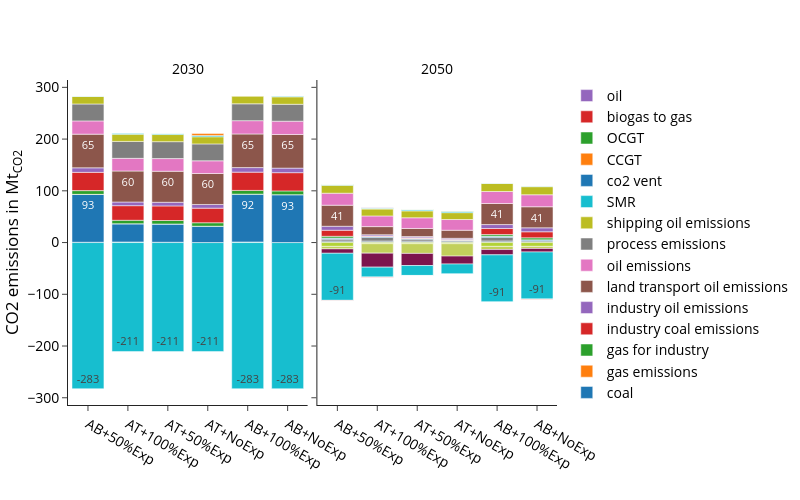

The notebook cell this image was saved under:
### Code cell
fig_name = "co2_emissions_mt"
fig = px.bar(
    df, 
    **fig_kwargs,
    labels={"value":"CO2 emissions in Mt<sub>CO2</sub>",
            "year":"",
            "variable":"", 
            "scen":""
            },
    color_discrete_map=colors["co2"],
    category_orders={
        "variable":list(colors["co2"].keys()),
        "scen": scen_order
        },
    #facet_col_wrap=1, facet_col_spacing=0.07,
)
fig.update_layout(legend_traceorder="reversed",)
update_layout(fig)

print("Totals per scenario and year:", supply_sum_df)
fig.show()
#save_plotly_fig(supply_df, fig, sdir, f"{idx_group_name}_{fig_name}")

### Figure 1 — Plotly figure (JSON) as saved in the notebook; plotly's stock layout.template omitted (floating-point values rounded to 4 significant figures)
{"data": [{"hovertemplate": "=%{x}<br>CO2 emissions in Mt<sub>CO2</sub>=%{text}<extra></extra>", "legendgroup": "Process emissions with CC", "marker": {"color": "#1c3f52", "pattern": {"shape": ""}}, "name": "Process emissions with CC", "orientation": "v", "showlegend": true, "text": [2.9, 2.9, 2.9, 2.9, 2.9, 2.9], "textangle": 0, "textposition": "inside", "texttemplate": "%{y:.0f}", "type": "bar", "x": ["AB+100%Exp", "AB+50%Exp", "AB+NoExp", "AT+100%Exp", "AT+50%Exp", "AT+NoExp"], "xaxis": "x2", "y": [2.9, 2.9, 2.9, 2.9, 2.9, 2.9], "yaxis": "y2"}, {"hovertemplate": "=%{x}<br>CO2 emissions in Mt<sub>CO2</sub>=%{text}<extra></extra>", "legendgroup": "Biomass for industry with CC", "marker": {"color": "#b2d235", "pattern": {"shape": ""}}, "name": "Biomass for industry with CC", "orientation": "v", "showlegend": true, "text": [-7.4, -7.4, -7.4, -2.2, -2.2, -2.2], "textangle": 0, "textposition": "inside", "texttemplate": "%{y:.0f}", "type": "bar", "x": ["AB+100%Exp", "AB+50%Exp", "AB+NoExp", "AT+100%Exp", "AT+50%Exp", "AT+NoExp"], "xaxis": "x2", "y": [-7.4, -7.4, -7.4, -2.2, -2.2, -2.2], "yaxis": "y2"}, {"hovertemplate": "=%{x}<br>CO2 emissions in Mt<sub>CO2</sub>=%{text}<extra></extra>", "legendgroup": "Biomass for CHP with CC", "marker": {"color": "#C2D05C", "pattern": {"shape": ""}}, "name": "Biomass for CHP with CC", "orientation": "v", "showlegend": true, "text": [-6.1, -4.9, -4.0, -18.3, -18.8, -24.0], "textangle": 0, "textposition": "inside", "texttemplate": "%{y:.0f}", "type": "bar", "x": ["AB+100%Exp", "AB+50%Exp", "AB+NoExp", "AT+100%Exp", "AT+50%Exp", "AT+NoExp"], "xaxis": "x2", "y": [-6.1, -4.9, -4.0, -18.3, -18.8, -24.0], "yaxis": "y2"}, {"hovertemplate": "=%{x}<br>CO2 emissions in Mt<sub>CO2</sub>=%{text}<extra></extra>", "legendgroup": "Gas for industry with CC", "marker": {"color": "#005b7f", "pattern": {"shape": ""}}, "name": "Gas for industry with CC", "orientation": "v", "showlegend": true, "text": [0.2, 0.2, 0.1, 0.1, 0.1, 0.1], "textangle": 0, "textposition": "inside", "texttemplate": "%{y:.0f}", "type": "bar", "x": ["AB+100%Exp", "AB+50%Exp", "AB+NoExp", "AT+100%Exp", "AT+50%Exp", "AT+NoExp"], "xaxis": "x2", "y": [0.2, 0.2, 0.1, 0.1, 0.1, 0.1], "yaxis": "y2"}, {"hovertemplate": "=%{x}<br>CO2 emissions in Mt<sub>CO2</sub>=%{text}<extra></extra>", "legendgroup": "Direct air capture", "marker": {"color": "#7c154d", "pattern": {"shape": ""}}, "name": "Direct air capture", "orientation": "v", "showlegend": true, "text": [-10.3, -8.4, -6.8, -27.0, -23.4, -15.3], "textangle": 0, "textposition": "inside", "texttemplate": "%{y:.0f}", "type": "bar", "x": ["AB+100%Exp", "AB+50%Exp", "AB+NoExp", "AT+100%Exp", "AT+50%Exp", "AT+NoExp"], "xaxis": "x2", "y": [-10.3, -8.4, -6.8, -27.0, -23.4, -15.3], "yaxis": "y2"}, {"hovertemplate": "=%{x}<br>CO2 emissions in Mt<sub>CO2</sub>=%{text}<extra></extra>", "legendgroup": "FT export", "marker": {"color": "#7F7F7F", "pattern": {"shape": ""}}, "name": "FT export", "orientation": "v", "showlegend": true, "text": [1.0, 0.5, 1.0, 0.5], "textangle": 0, "textposition": "inside", "texttemplate": "%{y:.0f}", "type": "bar", "x": ["AB+100%Exp", "AB+50%Exp", "AT+100%Exp", "AT+50%Exp"], "xaxis": "x", "y": [1.0, 0.5, 1.0, 0.5], "yaxis": "y"}, {"hovertemplate": "=%{x}<br>CO2 emissions in Mt<sub>CO2</sub>=%{text}<extra></extra>", "legendgroup": "FT export", "marker": {"color": "#7F7F7F", "pattern": {"shape": ""}}, "name": "FT export", "orientation": "v", "showlegend": false, "text": [6.9, 3.4, 6.9, 3.4], "textangle": 0, "textposition": "inside", "texttemplate": "%{y:.0f}", "type": "bar", "x": ["AB+100%Exp", "AB+50%Exp", "AT+100%Exp", "AT+50%Exp"], "xaxis": "x2", "y": [6.9, 3.4, 6.9, 3.4], "yaxis": "y2"}, {"hovertemplate": "=%{x}<br>CO2 emissions in Mt<sub>CO2</sub>=%{text}<extra></extra>", "legendgroup": "SMR CC", "marker": {"color": "#BCBD22", "pattern": {"shape": ""}}, "name": "SMR CC", "orientation": "v", "showlegend": true, "text": [0.1, 0.1, 0.1, 0.1], "textangle": 0, "textposition": "inside", "texttemplate": "%{y:.0f}", "type": "bar", "x": ["AB+100%Exp", "AB+50%Exp", "AT+100%Exp", "AT+50%Exp"], "xaxis": "x", "y": [0.1, 0.1, 0.1, 0.1], "yaxis": "y"}, {"hovertemplate": "=%{x}<br>CO2 emissions in Mt<sub>CO2</sub>=%{text}<extra></extra>", "legendgroup": "co2", "marker": {"color": "#17BECF", "pattern": {"shape": ""}}, "name": "co2", "orientation": "v", "showlegend": true, "text": [-282.6, -282.6, -282.6, -210.8, -210.8, -210.8], "textangle": 0, "textposition": "inside", "texttemplate": "%{y:.0f}", "type": "bar", "x": ["AB+100%Exp", "AB+50%Exp", "AB+NoExp", "AT+100%Exp", "AT+50%Exp", "AT+NoExp"], "xaxis": "x", "y": [-282.6, -282.6, -282.6, -210.8, -210.8, -210.8], "yaxis": "y"}, {"hovertemplate": "=%{x}<br>CO2 emissions in Mt<sub>CO2</sub>=%{text}<extra></extra>", "legendgroup": "co2", "marker": {"color": "#17BECF", "pattern": {"shape": ""}}, "name": "co2", "orientation": "v", "showlegend": false, "text": [-91.0, -91.0, -91.0, -19.2, -19.2, -19.2], "textangle": 0, "textposition": "inside", "texttemplate": "%{y:.0f}", "type": "bar", "x": ["AB+100%Exp", "AB+50%Exp", "AB+NoExp", "AT+100%Exp", "AT+50%Exp", "AT+NoExp"], "xaxis": "x2", "y": [-91.0, -91.0, -91.0, -19.2, -19.2, -19.2], "yaxis": "y2"}, {"hovertemplate": "=%{x}<br>CO2 emissions in Mt<sub>CO2</sub>=%{text}<extra></extra>", "legendgroup": "coal", "marker": {"color": "#1F77B4", "pattern": {"shape": ""}}, "name": "coal", "orientation": "v", "showlegend": true, "text": [92.4, 92.5, 92.5, 35.2, 35.2, 31.5], "textangle": 0, "textposition": "inside", "texttemplate": "%{y:.0f}", "type": "bar", "x": ["AB+100%Exp", "AB+50%Exp", "AB+NoExp", "AT+100%Exp", "AT+50%Exp", "AT+NoExp"], "xaxis": "x", "y": [92.4, 92.5, 92.5, 35.2, 35.2, 31.5], "yaxis": "y"}, {"hovertemplate": "=%{x}<br>CO2 emissions in Mt<sub>CO2</sub>=%{text}<extra></extra>", "legendgroup": "coal", "marker": {"color": "#1F77B4", "pattern": {"shape": ""}}, "name": "coal", "orientation": "v", "showlegend": false, "text": [2.2, 2.2, 2.1, 1.7, 1.6, 1.6], "textangle": 0, "textposition": "inside", "texttemplate": "%{y:.0f}", "type": "bar", "x": ["AB+100%Exp", "AB+50%Exp", "AB+NoExp", "AT+100%Exp", "AT+50%Exp", "AT+NoExp"], "xaxis": "x2", "y": [2.2, 2.2, 2.1, 1.7, 1.6, 1.6], "yaxis": "y2"}, {"hovertemplate": "=%{x}<br>CO2 emissions in Mt<sub>CO2</sub>=%{text}<extra></extra>", "legendgroup": "gas emissions", "marker": {"color": "#FF7F0E", "pattern": {"shape": ""}}, "name": "gas emissions", "orientation": "v", "showlegend": true, "text": [0.1, 0.1, 0.1, 0.1, 0.1, 0.1], "textangle": 0, "textposition": "inside", "texttemplate": "%{y:.0f}", "type": "bar", "x": ["AB+100%Exp", "AB+50%Exp", "AB+NoExp", "AT+100%Exp", "AT+50%Exp", "AT+NoExp"], "xaxis": "x", "y": [0.1, 0.1, 0.1, 0.1, 0.1, 0.1], "yaxis": "y"}, {"hovertemplate": "=%{x}<br>CO2 emissions in Mt<sub>CO2</sub>=%{text}<extra></extra>", "legendgroup": "gas emissions", "marker": {"color": "#FF7F0E", "pattern": {"shape": ""}}, "name": "gas emissions", "orientation": "v", "showlegend": false, "text": [0.1, 0.1, 0.1, 0.1, 0.1, 0.1], "textangle": 0, "textposition": "inside", "texttemplate": "%{y:.0f}", "type": "bar", "x": ["AB+100%Exp", "AB+50%Exp", "AB+NoExp", "AT+100%Exp", "AT+50%Exp", "AT+NoExp"], "xaxis": "x2", "y": [0.1, 0.1, 0.1, 0.1, 0.1, 0.1], "yaxis": "y2"}, {"hovertemplate": "=%{x}<br>CO2 emissions in Mt<sub>CO2</sub>=%{text}<extra></extra>", "legendgroup": "gas for industry", "marker": {"color": "#2CA02C", "pattern": {"shape": ""}}, "name": "gas for industry", "orientation": "v", "showlegend": true, "text": [7.2, 7.2, 7.2, 6.7, 6.7, 6.7], "textangle": 0, "textposition": "inside", "texttemplate": "%{y:.0f}", "type": "bar", "x": ["AB+100%Exp", "AB+50%Exp", "AB+NoExp", "AT+100%Exp", "AT+50%Exp", "AT+NoExp"], "xaxis": "x", "y": [7.2, 7.2, 7.2, 6.7, 6.7, 6.7], "yaxis": "y"}, {"hovertemplate": "=%{x}<br>CO2 emissions in Mt<sub>CO2</sub>=%{text}<extra></extra>", "legendgroup": "gas for industry", "marker": {"color": "#2CA02C", "pattern": {"shape": ""}}, "name": "gas for industry", "orientation": "v", "showlegend": false, "text": [3.1, 3.3, 3.9], "textangle": 0, "textposition": "inside", "texttemplate": "%{y:.0f}", "type": "bar", "x": ["AB+100%Exp", "AB+50%Exp", "AB+NoExp"], "xaxis": "x2", "y": [3.1, 3.3, 3.9], "yaxis": "y2"}, {"hovertemplate": "=%{x}<br>CO2 emissions in Mt<sub>CO2</sub>=%{text}<extra></extra>", "legendgroup": "industry coal emissions", "marker": {"color": "#D62728", "pattern": {"shape": ""}}, "name": "industry coal emissions", "orientation": "v", "showlegend": true, "text": [35.3, 35.3, 35.3, 28.2, 28.2, 28.2], "textangle": 0, "textposition": "inside", "texttemplate": "%{y:.0f}", "type": "bar", "x": ["AB+100%Exp", "AB+50%Exp", "AB+NoExp", "AT+100%Exp", "AT+50%Exp", "AT+NoExp"], "xaxis": "x", "y": [35.3, 35.3, 35.3, 28.2, 28.2, 28.2], "yaxis": "y"}, {"hovertemplate": "=%{x}<br>CO2 emissions in Mt<sub>CO2</sub>=%{text}<extra></extra>", "legendgroup": "industry coal emissions", "marker": {"color": "#D62728", "pattern": {"shape": ""}}, "name": "industry coal emissions", "orientation": "v", "showlegend": false, "text": [11.7, 11.7, 11.7, 1.2, 1.2, 1.2], "textangle": 0, "textposition": "inside", "texttemplate": "%{y:.0f}", "type": "bar", "x": ["AB+100%Exp", "AB+50%Exp", "AB+NoExp", "AT+100%Exp", "AT+50%Exp", "AT+NoExp"], "xaxis": "x2", "y": [11.7, 11.7, 11.7, 1.2, 1.2, 1.2], "yaxis": "y2"}, {"hovertemplate": "=%{x}<br>CO2 emissions in Mt<sub>CO2</sub>=%{text}<extra></extra>", "legendgroup": "industry oil emissions", "marker": {"color": "#9467BD", "pattern": {"shape": ""}}, "name": "industry oil emissions", "orientation": "v", "showlegend": true, "text": [8.8, 8.8, 8.8, 7.1, 7.1, 7.1], "textangle": 0, "textposition": "inside", "texttemplate": "%{y:.0f}", "type": "bar", "x": ["AB+100%Exp", "AB+50%Exp", "AB+NoExp", "AT+100%Exp", "AT+50%Exp", "AT+NoExp"], "xaxis": "x", "y": [8.8, 8.8, 8.8, 7.1, 7.1, 7.1], "yaxis": "y"}, {"hovertemplate": "=%{x}<br>CO2 emissions in Mt<sub>CO2</sub>=%{text}<extra></extra>", "legendgroup": "industry oil emissions", "marker": {"color": "#9467BD", "pattern": {"shape": ""}}, "name": "industry oil emissions", "orientation": "v", "showlegend": false, "text": [7.7, 7.7, 7.7, 2.3, 2.3, 2.3], "textangle": 0, "textposition": "inside", "texttemplate": "%{y:.0f}", "type": "bar", "x": ["AB+100%Exp", "AB+50%Exp", "AB+NoExp", "AT+100%Exp", "AT+50%Exp", "AT+NoExp"], "xaxis": "x2", "y": [7.7, 7.7, 7.7, 2.3, 2.3, 2.3], "yaxis": "y2"}, {"hovertemplate": "=%{x}<br>CO2 emissions in Mt<sub>CO2</sub>=%{text}<extra></extra>", "legendgroup": "land transport oil emissions", "marker": {"color": "#8C564B", "pattern": {"shape": ""}}, "name": "land transport oil emissions", "orientation": "v", "showlegend": true, "text": [65.0, 65.0, 65.0, 59.9, 59.9, 59.9], "textangle": 0, "textposition": "inside", "texttemplate": "%{y:.0f}", "type": "bar", "x": ["AB+100%Exp", "AB+50%Exp", "AB+NoExp", "AT+100%Exp", "AT+50%Exp", "AT+NoExp"], "xaxis": "x", "y": [65.0, 65.0, 65.0, 59.9, 59.9, 59.9], "yaxis": "y"}, {"hovertemplate": "=%{x}<br>CO2 emissions in Mt<sub>CO2</sub>=%{text}<extra></extra>", "legendgroup": "land transport oil emissions", "marker": {"color": "#8C564B", "pattern": {"shape": ""}}, "name": "land transport oil emissions", "orientation": "v", "showlegend": false, "text": [40.7, 40.7, 40.7, 15.6, 15.6, 15.6], "textangle": 0, "textposition": "inside", "texttemplate": "%{y:.0f}", "type": "bar", "x": ["AB+100%Exp", "AB+50%Exp", "AB+NoExp", "AT+100%Exp", "AT+50%Exp", "AT+NoExp"], "xaxis": "x2", "y": [40.7, 40.7, 40.7, 15.6, 15.6, 15.6], "yaxis": "y2"}, {"hovertemplate": "=%{x}<br>CO2 emissions in Mt<sub>CO2</sub>=%{text}<extra></extra>", "legendgroup": "oil emissions", "marker": {"color": "#E377C2", "pattern": {"shape": ""}}, "name": "oil emissions", "orientation": "v", "showlegend": true, "text": [25.7, 25.7, 25.7, 24.5, 24.5, 24.5], "textangle": 0, "textposition": "inside", "texttemplate": "%{y:.0f}", "type": "bar", "x": ["AB+100%Exp", "AB+50%Exp", "AB+NoExp", "AT+100%Exp", "AT+50%Exp", "AT+NoExp"], "xaxis": "x", "y": [25.7, 25.7, 25.7, 24.5, 24.5, 24.5], "yaxis": "y"}, {"hovertemplate": "=%{x}<br>CO2 emissions in Mt<sub>CO2</sub>=%{text}<extra></extra>", "legendgroup": "oil emissions", "marker": {"color": "#E377C2", "pattern": {"shape": ""}}, "name": "oil emissions", "orientation": "v", "showlegend": false, "text": [23.2, 23.2, 23.2, 20.7, 20.7, 20.7], "textangle": 0, "textposition": "inside", "texttemplate": "%{y:.0f}", "type": "bar", "x": ["AB+100%Exp", "AB+50%Exp", "AB+NoExp", "AT+100%Exp", "AT+50%Exp", "AT+NoExp"], "xaxis": "x2", "y": [23.2, 23.2, 23.2, 20.7, 20.7, 20.7], "yaxis": "y2"}, {"hovertemplate": "=%{x}<br>CO2 emissions in Mt<sub>CO2</sub>=%{text}<extra></extra>", "legendgroup": "process emissions", "marker": {"color": "#7F7F7F", "pattern": {"shape": ""}}, "name": "process emissions", "orientation": "v", "showlegend": true, "text": [32.6, 32.7, 32.7, 32.7, 32.7, 32.7], "textangle": 0, "textposition": "inside", "texttemplate": "%{y:.0f}", "type": "bar", "x": ["AB+100%Exp", "AB+50%Exp", "AB+NoExp", "AT+100%Exp", "AT+50%Exp", "AT+NoExp"], "xaxis": "x", "y": [32.6, 32.7, 32.7, 32.7, 32.7, 32.7], "yaxis": "y"}, {"hovertemplate": "=%{x}<br>CO2 emissions in Mt<sub>CO2</sub>=%{text}<extra></extra>", "legendgroup": "shipping oil emissions", "marker": {"color": "#BCBD22", "pattern": {"shape": ""}}, "name": "shipping oil emissions", "orientation": "v", "showlegend": true, "text": [14.4, 14.4, 14.4, 13.8, 13.8, 13.8], "textangle": 0, "textposition": "inside", "texttemplate": "%{y:.0f}", "type": "bar", "x": ["AB+100%Exp", "AB+50%Exp", "AB+NoExp", "AT+100%Exp", "AT+50%Exp", "AT+NoExp"], "xaxis": "x", "y": [14.4, 14.4, 14.4, 13.8, 13.8, 13.8], "yaxis": "y"}, {"hovertemplate": "=%{x}<br>CO2 emissions in Mt<sub>CO2</sub>=%{text}<extra></extra>", "legendgroup": "shipping oil emissions", "marker": {"color": "#BCBD22", "pattern": {"shape": ""}}, "name": "shipping oil emissions", "orientation": "v", "showlegend": false, "text": [15.6, 15.6, 15.6, 13.3, 13.3, 13.3], "textangle": 0, "textposition": "inside", "texttemplate": "%{y:.0f}", "type": "bar", "x": ["AB+100%Exp", "AB+50%Exp", "AB+NoExp", "AT+100%Exp", "AT+50%Exp", "AT+NoExp"], "xaxis": "x2", "y": [15.6, 15.6, 15.6, 13.3, 13.3, 13.3], "yaxis": "y2"}, {"hovertemplate": "=%{x}<br>CO2 emissions in Mt<sub>CO2</sub>=%{text}<extra></extra>", "legendgroup": "SMR", "marker": {"color": "#17BECF", "pattern": {"shape": ""}}, "name": "SMR", "orientation": "v", "showlegend": true, "text": [0.5, 1.0, 1.6, 2.0, 2.6], "textangle": 0, "textposition": "inside", "texttemplate": "%{y:.0f}", "type": "bar", "x": ["AB+50%Exp", "AB+NoExp", "AT+100%Exp", "AT+50%Exp", "AT+NoExp"], "xaxis": "x", "y": [0.5, 1.0, 1.6, 2.0, 2.6], "yaxis": "y"}, {"hovertemplate": "=%{x}<br>CO2 emissions in Mt<sub>CO2</sub>=%{text}<extra></extra>", "legendgroup": "SMR", "marker": {"color": "#17BECF", "pattern": {"shape": ""}}, "name": "SMR", "orientation": "v", "showlegend": false, "text": [0.5, 0.7, 0.9, 1.4, 1.7, 2.0], "textangle": 0, "textposition": "inside", "texttemplate": "%{y:.0f}", "type": "bar", "x": ["AB+100%Exp", "AB+50%Exp", "AB+NoExp", "AT+100%Exp", "AT+50%Exp", "AT+NoExp"], "xaxis": "x2", "y": [0.5, 0.7, 0.9, 1.4, 1.7, 2.0], "yaxis": "y2"}, {"hovertemplate": "=%{x}<br>CO2 emissions in Mt<sub>CO2</sub>=%{text}<extra></extra>", "legendgroup": "co2 vent", "marker": {"color": "#1F77B4", "pattern": {"shape": ""}}, "name": "co2 vent", "orientation": "v", "showlegend": true, "text": [0.1], "textangle": 0, "textposition": "inside", "texttemplate": "%{y:.0f}", "type": "bar", "x": ["AT+50%Exp"], "xaxis": "x", "y": [0.1], "yaxis": "y"}, {"hovertemplate": "=%{x}<br>CO2 emissions in Mt<sub>CO2</sub>=%{text}<extra></extra>", "legendgroup": "CCGT", "marker": {"color": "#FF7F0E", "pattern": {"shape": ""}}, "name": "CCGT", "orientation": "v", "showlegend": true, "text": [3.8], "textangle": 0, "textposition": "inside", "texttemplate": "%{y:.0f}", "type": "bar", "x": ["AT+NoExp"], "xaxis": "x", "y": [3.8], "yaxis": "y"}, {"hovertemplate": "=%{x}<br>CO2 emissions in Mt<sub>CO2</sub>=%{text}<extra></extra>", "legendgroup": "OCGT", "marker": {"color": "#2CA02C", "pattern": {"shape": ""}}, "name": "OCGT", "orientation": "v", "showlegend": true, "text": [0.3, 0.3, 0.5, 0.8, 1.0, 1.2], "textangle": 0, "textposition": "inside", "texttemplate": "%{y:.0f}", "type": "bar", "x": ["AB+100%Exp", "AB+50%Exp", "AB+NoExp", "AT+100%Exp", "AT+50%Exp", "AT+NoExp"], "xaxis": "x2", "y": [0.3, 0.3, 0.5, 0.8, 1.0, 1.2], "yaxis": "y2"}, {"hovertemplate": "=%{x}<br>CO2 emissions in Mt<sub>CO2</sub>=%{text}<extra></extra>", "legendgroup": "biogas to gas", "marker": {"color": "#D62728", "pattern": {"shape": ""}}, "name": "biogas to gas", "orientation": "v", "showlegend": true, "text": [-0.3, -0.3, -0.3, -0.3, -0.3, -0.3], "textangle": 0, "textposition": "inside", "texttemplate": "%{y:.0f}", "type": "bar", "x": ["AB+100%Exp", "AB+50%Exp", "AB+NoExp", "AT+100%Exp", "AT+50%Exp", "AT+NoExp"], "xaxis": "x2", "y": [-0.3, -0.3, -0.3, -0.3, -0.3, -0.3], "yaxis": "y2"}, {"hovertemplate": "=%{x}<br>CO2 emissions in Mt<sub>CO2</sub>=%{text}<extra></extra>", "legendgroup": "oil", "marker": {"color": "#9467BD", "pattern": {"shape": ""}}, "name": "oil", "orientation": "v", "showlegend": true, "text": [0.1, 0.1, 0.1, 0.1, 0.1, 0.1], "textangle": 0, "textposition": "inside", "texttemplate": "%{y:.0f}", "type": "bar", "x": ["AB+100%Exp", "AB+50%Exp", "AB+NoExp", "AT+100%Exp", "AT+50%Exp", "AT+NoExp"], "xaxis": "x2", "y": [0.1, 0.1, 0.1, 0.1, 0.1, 0.1], "yaxis": "y2"}], "layout": {"annotations": [{"font": {}, "showarrow": false, "text": "2030", "x": 0.245, "xanchor": "center", "xref": "paper", "y": 1, "yanchor": "bottom", "yref": "paper"}, {"font": {}, "showarrow": false, "text": "2050", "x": 0.755, "xanchor": "center", "xref": "paper", "y": 1, "yanchor": "bottom", "yref": "paper"}], "barmode": "relative", "height": 500, "legend": {"title": {"text": ""}, "tracegroupgap": 0, "traceorder": "reversed"}, "width": 800, "xaxis": {"anchor": "y", "categoryarray": ["AB+50%Exp", "AT+100%Exp", "AT+50%Exp", "AT+NoExp"], "categoryorder": "array", "domain": [0, 0.49], "title": {"text": ""}}, "xaxis2": {"anchor": "y2", "categoryarray": ["AB+50%Exp", "AT+100%Exp", "AT+50%Exp", "AT+NoExp"], "categoryorder": "array", "domain": [0.51, 1], "matches": "x", "title": {"text": ""}}, "yaxis": {"anchor": "x", "domain": [0, 1], "title": {"text": "CO2 emissions in Mt<sub>CO2</sub>"}}, "yaxis2": {"anchor": "x2", "domain": [0, 1], "matches": "y", "showticklabels": false}}}
